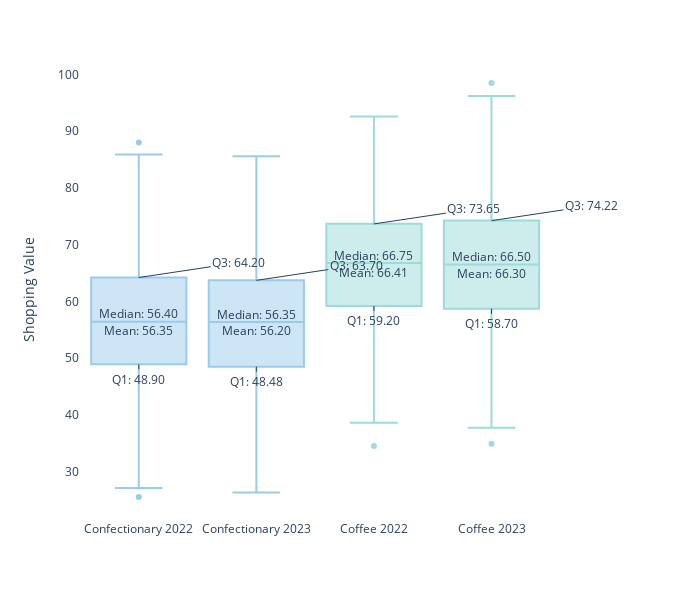

Source (notebook cell):
### Code cell
processor = DataProcessor('Data V1.xlsx')
descriptive = DescriptiveDetailsPlotly(processor.df)
descriptive.create_boxplots()

### Figure 1 — Plotly figure (JSON) as saved in the notebook; plotly's stock layout.template omitted (floating-point values rounded to 4 significant figures; data arrays with more than 128 entries replaced by an {"elided": "..."} marker saying what was removed)
{"data": [{"alignmentgroup": "True", "hovertemplate": "Category=%{x}<br>Value=%{y}<extra></extra>", "legendgroup": "Confectionary 2022", "marker": {"color": "#9bcbeb"}, "name": "Confectionary 2022", "notched": false, "offsetgroup": "Confectionary 2022", "orientation": "v", "showlegend": true, "type": "box", "x": {"elided": "600 str values"}, "x0": " ", "xaxis": "x", "y": {"elided": "600 float values"}, "y0": " ", "yaxis": "y"}, {"alignmentgroup": "True", "hovertemplate": "Category=%{x}<br>Value=%{y}<extra></extra>", "legendgroup": "Confectionary 2023", "marker": {"color": "#9bcbeb"}, "name": "Confectionary 2023", "notched": false, "offsetgroup": "Confectionary 2023", "orientation": "v", "showlegend": true, "type": "box", "x": {"elided": "600 str values"}, "x0": " ", "xaxis": "x", "y": {"elided": "600 float values"}, "y0": " ", "yaxis": "y"}, {"alignmentgroup": "True", "hovertemplate": "Category=%{x}<br>Value=%{y}<extra></extra>", "legendgroup": "Coffee 2022", "marker": {"color": "#9cdbd9"}, "name": "Coffee 2022", "notched": false, "offsetgroup": "Coffee 2022", "orientation": "v", "showlegend": true, "type": "box", "x": {"elided": "600 str values"}, "x0": " ", "xaxis": "x", "y": {"elided": "600 float values"}, "y0": " ", "yaxis": "y"}, {"alignmentgroup": "True", "hovertemplate": "Category=%{x}<br>Value=%{y}<extra></extra>", "legendgroup": "Coffee 2023", "marker": {"color": "#9cdbd9"}, "name": "Coffee 2023", "notched": false, "offsetgroup": "Coffee 2023", "orientation": "v", "showlegend": true, "type": "box", "x": {"elided": "600 str values"}, "x0": " ", "xaxis": "x", "y": {"elided": "600 float values"}, "y0": " ", "yaxis": "y"}], "layout": {"annotations": [{"ax": 0, "ay": -8, "text": "Median: 56.40", "x": "Confectionary 2022", "xref": "x", "y": 56.4, "yref": "y"}, {"ax": 0, "ay": 8, "text": "Mean: 56.35", "x": "Confectionary 2022", "xref": "x", "y": 56.35, "yref": "y"}, {"ax": 0, "ay": 15, "text": "Q1: 48.90", "x": "Confectionary 2022", "xref": "x", "y": 48.9, "yref": "y"}, {"ax": 100, "ay": -15, "text": "Q3: 64.20", "x": "Confectionary 2022", "xref": "x", "y": 64.2, "yref": "y"}, {"ax": 0, "ay": -8, "text": "Median: 56.35", "x": "Confectionary 2023", "xref": "x", "y": 56.35, "yref": "y"}, {"ax": 0, "ay": 8, "text": "Mean: 56.20", "x": "Confectionary 2023", "xref": "x", "y": 56.2, "yref": "y"}, {"ax": 0, "ay": 15, "text": "Q1: 48.48", "x": "Confectionary 2023", "xref": "x", "y": 48.48, "yref": "y"}, {"ax": 100, "ay": -15, "text": "Q3: 63.70", "x": "Confectionary 2023", "xref": "x", "y": 63.7, "yref": "y"}, {"ax": 0, "ay": -8, "text": "Median: 66.75", "x": "Coffee 2022", "xref": "x", "y": 66.75, "yref": "y"}, {"ax": 0, "ay": 8, "text": "Mean: 66.41", "x": "Coffee 2022", "xref": "x", "y": 66.41, "yref": "y"}, {"ax": 0, "ay": 15, "text": "Q1: 59.20", "x": "Coffee 2022", "xref": "x", "y": 59.2, "yref": "y"}, {"ax": 100, "ay": -15, "text": "Q3: 73.65", "x": "Coffee 2022", "xref": "x", "y": 73.65, "yref": "y"}, {"ax": 0, "ay": -8, "text": "Median: 66.50", "x": "Coffee 2023", "xref": "x", "y": 66.5, "yref": "y"}, {"ax": 0, "ay": 8, "text": "Mean: 66.30", "x": "Coffee 2023", "xref": "x", "y": 66.3, "yref": "y"}, {"ax": 0, "ay": 15, "text": "Q1: 58.70", "x": "Coffee 2023", "xref": "x", "y": 58.7, "yref": "y"}, {"ax": 100, "ay": -15, "text": "Q3: 74.22", "x": "Coffee 2023", "xref": "x", "y": 74.22, "yref": "y"}], "boxgap": 0.1, "boxgroupgap": 0.1, "boxmode": "overlay", "height": 600, "legend": {"title": {"text": "Category"}, "tracegroupgap": 0}, "margin": {"t": 60}, "plot_bgcolor": "white", "showlegend": false, "width": 700, "xaxis": {"anchor": "y", "automargin": false, "autorange": true, "categoryarray": ["Confectionary 2022", "Confectionary 2023", "Coffee 2022", "Coffee 2023"], "categoryorder": "array", "domain": [0, 1], "range": [-0.5, 4.144], "showgrid": false, "showline": false, "showticklabels": true, "tickangle": 0, "tickmode": "array", "ticks": "", "ticktext": ["Confectionary 2022", "Confectionary 2023", "Coffee 2022", "Coffee 2023"], "tickvals": [0, 1, 2, 3], "title": {}, "type": "category", "zeroline": false}, "yaxis": {"anchor": "x", "automargin": true, "autorange": true, "domain": [0, 1], "range": [21.44, 102.6], "showgrid": true, "showline": false, "showticklabels": true, "ticks": "", "title": {"font": {"size": 14}, "standoff": 20, "text": "Shopping Value"}, "type": "linear", "zeroline": false}}}
